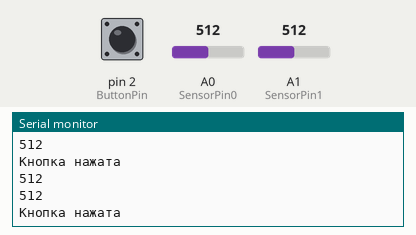
A sketch run on a simulated Arduino Uno, built with avr-gcc and run on an emulated ATmega328P. Parts: the last lines printed to the serial monitor. The inputs (shaded band) are chosen by the test bench; at power-on: pin 2 (ButtonPin) LOW, A0 (SensorPin0) = 512, A1 (SensorPin1) = 512.

Above: at 1.8 s.
1.9 s: pin 2 (ButtonPin) pulled HIGH for 1.2 s
At 2.8 s:
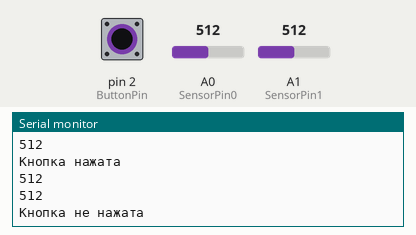
4.6 s: A0 (SensorPin0) set to 716
At 5.3 s:
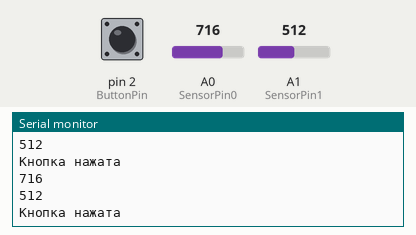
6.1 s: A1 (SensorPin1) set to 306
At 7.4 s:
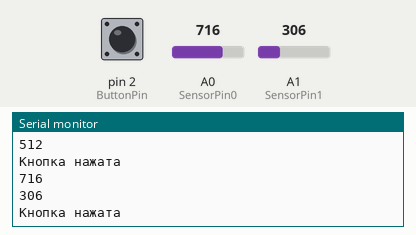
7.6 s: A0 (SensorPin0) set to 900
At 8.8 s:
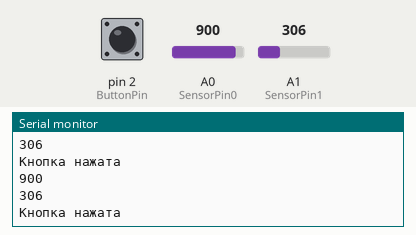
9.1 s: A1 (SensorPin1) set to 122
At 10.5 s:
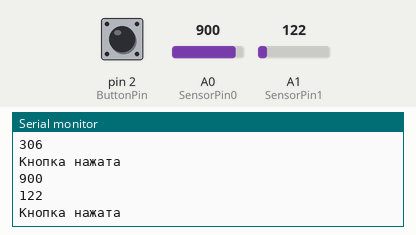
Timing chart, 0 to 11.6 s (numbered marks = the images above; inputs shaded):
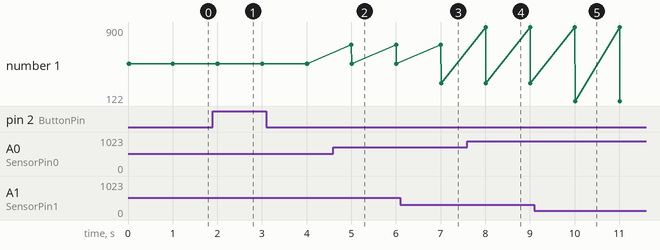

The sketch:

joystick01.ino
```cpp
// ### Демонстрация роботы модуля KY-018###

// Номер пина на плате к которому будет подключен вывод "S" модуля
#define ButtonPin 2
#define SensorPin0 A0
#define SensorPin1 A1

// Переменная для хранения полученых данных с модуля
int BtnVal = 0;
int SensorVal0 = 511;
int SensorVal1 = 511;

void setup()
  {
    // Инициализация SerialPort
    Serial.begin(9600);
    Serial.println("Start Serial Port");
  }
void loop()
  {
    // Получаем данные с модуля
    BtnVal = digitalRead(ButtonPin);
    SensorVal0 = analogRead(SensorPin0);
    SensorVal1 = analogRead(SensorPin1);

    // Выводим значение полученное с модуля
    Serial.println(SensorVal0, DEC);
    Serial.println(SensorVal1, DEC);
    if (BtnVal == HIGH) {
      Serial.println("Кнопка не нажата");
    } else {
      Serial.println("Кнопка нажата");
    }
    Serial.println();

    // Задержка
    delay(1000);
  }
```

Measured:
- after the input at 1.9 s, the serial monitor: prints a new line after 0.11 s (image 1)
- after the input at 4.6 s, the serial monitor: prints a new line after 0.40 s (image 2)
- after the input at 6.1 s, the serial monitor: prints a new line after 0.91 s (image 3)
- after the input at 7.6 s, the serial monitor: prints a new line after 0.41 s (image 4)
- after the input at 9.1 s, the serial monitor: prints a new line after 0.91 s (image 5)
- plotted number 1: 512 → 306 after the input at 6.1 s, 306 → 122 after the input at 9.1 s
